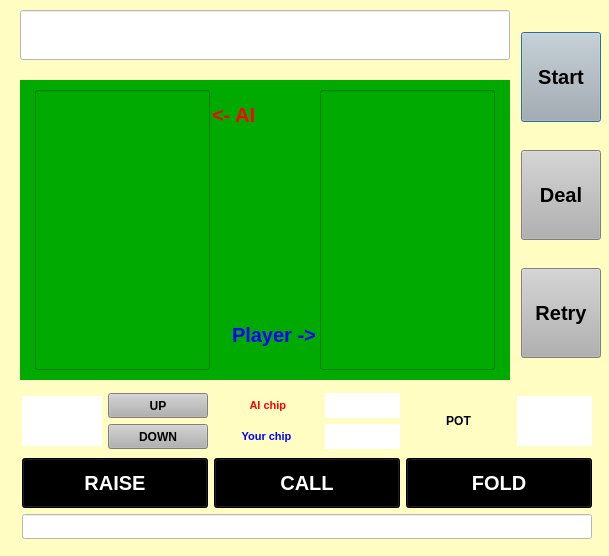
<?xml version="1.0" encoding="UTF-8"?>
<ui version="4.0">
 <class>Dialog</class>
 <widget class="QDialog" name="Dialog">
  <property name="geometry">
   <rect>
    <x>0</x>
    <y>0</y>
    <width>609</width>
    <height>556</height>
   </rect>
  </property>
  <property name="windowTitle">
   <string>Indian PoQer</string>
  </property>
  <property name="windowIcon">
   <iconset>
    <normaloff>image/favicon.ico</normaloff>image/favicon.ico</iconset>
  </property>
  <property name="styleSheet">
   <string notr="true">background-color: rgb(255, 253, 193);</string>
  </property>
  <widget class="QLineEdit" name="Turnline">
   <property name="geometry">
    <rect>
     <x>20</x>
     <y>10</y>
     <width>490</width>
     <height>50</height>
    </rect>
   </property>
   <property name="minimumSize">
    <size>
     <width>400</width>
     <height>25</height>
    </size>
   </property>
   <property name="font">
    <font>
     <pointsize>20</pointsize>
    </font>
   </property>
   <property name="styleSheet">
    <string notr="true">background-color: rgb(255, 255, 255);</string>
   </property>
   <property name="text">
    <string/>
   </property>
   <property name="alignment">
    <set>Qt::AlignCenter</set>
   </property>
  </widget>
  <widget class="QWidget" name="widget" native="true">
   <property name="geometry">
    <rect>
     <x>20</x>
     <y>80</y>
     <width>490</width>
     <height>300</height>
    </rect>
   </property>
   <property name="minimumSize">
    <size>
     <width>0</width>
     <height>0</height>
    </size>
   </property>
   <property name="font">
    <font>
     <pointsize>10</pointsize>
    </font>
   </property>
   <property name="styleSheet">
    <string notr="true">background-color: rgb(0, 170, 0);</string>
   </property>
   <widget class="QLineEdit" name="Aicard">
    <property name="geometry">
     <rect>
      <x>15</x>
      <y>10</y>
      <width>175</width>
      <height>280</height>
     </rect>
    </property>
    <property name="minimumSize">
     <size>
      <width>80</width>
      <height>50</height>
     </size>
    </property>
    <property name="text">
     <string/>
    </property>
    <property name="alignment">
     <set>Qt::AlignCenter</set>
    </property>
   </widget>
   <widget class="QLineEdit" name="Plcard">
    <property name="geometry">
     <rect>
      <x>300</x>
      <y>10</y>
      <width>175</width>
      <height>280</height>
     </rect>
    </property>
    <property name="minimumSize">
     <size>
      <width>80</width>
      <height>50</height>
     </size>
    </property>
    <property name="text">
     <string/>
    </property>
    <property name="alignment">
     <set>Qt::AlignCenter</set>
    </property>
   </widget>
   <widget class="QLineEdit" name="Betline_4">
    <property name="geometry">
     <rect>
      <x>190</x>
      <y>10</y>
      <width>110</width>
      <height>50</height>
     </rect>
    </property>
    <property name="minimumSize">
     <size>
      <width>80</width>
      <height>50</height>
     </size>
    </property>
    <property name="font">
     <font>
      <pointsize>15</pointsize>
      <weight>75</weight>
      <bold>true</bold>
     </font>
    </property>
    <property name="styleSheet">
     <string notr="true">color: rgb(255, 0, 0);</string>
    </property>
    <property name="text">
     <string>&lt;- AI</string>
    </property>
    <property name="frame">
     <bool>false</bool>
    </property>
    <property name="alignment">
     <set>Qt::AlignLeading|Qt::AlignLeft|Qt::AlignVCenter</set>
    </property>
   </widget>
   <widget class="QLineEdit" name="Betline_5">
    <property name="geometry">
     <rect>
      <x>190</x>
      <y>230</y>
      <width>110</width>
      <height>50</height>
     </rect>
    </property>
    <property name="minimumSize">
     <size>
      <width>80</width>
      <height>50</height>
     </size>
    </property>
    <property name="font">
     <font>
      <pointsize>15</pointsize>
      <weight>75</weight>
      <bold>true</bold>
     </font>
    </property>
    <property name="styleSheet">
     <string notr="true">color: rgb(0, 0, 255);</string>
    </property>
    <property name="text">
     <string>Player -&gt;</string>
    </property>
    <property name="frame">
     <bool>false</bool>
    </property>
    <property name="cursorPosition">
     <number>9</number>
    </property>
    <property name="alignment">
     <set>Qt::AlignRight|Qt::AlignTrailing|Qt::AlignVCenter</set>
    </property>
   </widget>
  </widget>
  <widget class="QWidget" name="">
   <property name="geometry">
    <rect>
     <x>520</x>
     <y>10</y>
     <width>82</width>
     <height>370</height>
    </rect>
   </property>
   <layout class="QGridLayout" name="gridLayout_7">
    <item row="0" column="0">
     <widget class="QPushButton" name="Button_start">
      <property name="minimumSize">
       <size>
        <width>80</width>
        <height>90</height>
       </size>
      </property>
      <property name="maximumSize">
       <size>
        <width>80</width>
        <height>90</height>
       </size>
      </property>
      <property name="font">
       <font>
        <pointsize>15</pointsize>
        <weight>75</weight>
        <bold>true</bold>
       </font>
      </property>
      <property name="styleSheet">
       <string notr="true">background-color: rgb(177, 177, 177);</string>
      </property>
      <property name="text">
       <string>Start</string>
      </property>
     </widget>
    </item>
    <item row="1" column="0">
     <widget class="QPushButton" name="Button_deal">
      <property name="minimumSize">
       <size>
        <width>80</width>
        <height>90</height>
       </size>
      </property>
      <property name="maximumSize">
       <size>
        <width>80</width>
        <height>90</height>
       </size>
      </property>
      <property name="font">
       <font>
        <pointsize>15</pointsize>
        <weight>75</weight>
        <bold>true</bold>
       </font>
      </property>
      <property name="styleSheet">
       <string notr="true">background-color: rgb(177, 177, 177);</string>
      </property>
      <property name="text">
       <string>Deal</string>
      </property>
     </widget>
    </item>
    <item row="2" column="0">
     <widget class="QPushButton" name="Button_retry">
      <property name="minimumSize">
       <size>
        <width>80</width>
        <height>90</height>
       </size>
      </property>
      <property name="maximumSize">
       <size>
        <width>80</width>
        <height>90</height>
       </size>
      </property>
      <property name="font">
       <font>
        <pointsize>15</pointsize>
        <weight>75</weight>
        <bold>true</bold>
       </font>
      </property>
      <property name="styleSheet">
       <string notr="true">background-color: rgb(177, 177, 177);</string>
      </property>
      <property name="text">
       <string>Retry</string>
      </property>
     </widget>
    </item>
   </layout>
  </widget>
  <widget class="QWidget" name="">
   <property name="geometry">
    <rect>
     <x>22</x>
     <y>390</y>
     <width>570</width>
     <height>153</height>
    </rect>
   </property>
   <layout class="QGridLayout" name="gridLayout_6">
    <item row="0" column="0">
     <layout class="QGridLayout" name="gridLayout_2">
      <item row="0" column="0" rowspan="2">
       <widget class="QLineEdit" name="Betline">
        <property name="minimumSize">
         <size>
          <width>40</width>
          <height>50</height>
         </size>
        </property>
        <property name="maximumSize">
         <size>
          <width>80</width>
          <height>16777215</height>
         </size>
        </property>
        <property name="styleSheet">
         <string notr="true">background-color: rgb(255, 255, 255);</string>
        </property>
        <property name="text">
         <string/>
        </property>
        <property name="frame">
         <bool>false</bool>
        </property>
        <property name="alignment">
         <set>Qt::AlignCenter</set>
        </property>
       </widget>
      </item>
      <item row="0" column="1">
       <widget class="QPushButton" name="Button_upbet">
        <property name="minimumSize">
         <size>
          <width>50</width>
          <height>25</height>
         </size>
        </property>
        <property name="font">
         <font>
          <weight>75</weight>
          <bold>true</bold>
         </font>
        </property>
        <property name="styleSheet">
         <string notr="true">background-color: rgb(177, 177, 177);</string>
        </property>
        <property name="text">
         <string>UP</string>
        </property>
       </widget>
      </item>
      <item row="1" column="1">
       <widget class="QPushButton" name="Button_downbet">
        <property name="minimumSize">
         <size>
          <width>50</width>
          <height>25</height>
         </size>
        </property>
        <property name="font">
         <font>
          <weight>75</weight>
          <bold>true</bold>
         </font>
        </property>
        <property name="styleSheet">
         <string notr="true">background-color: rgb(177, 177, 177);</string>
        </property>
        <property name="text">
         <string>DOWN</string>
        </property>
       </widget>
      </item>
     </layout>
    </item>
    <item row="0" column="1">
     <layout class="QGridLayout" name="gridLayout_3">
      <item row="0" column="0">
       <layout class="QHBoxLayout" name="horizontalLayout">
        <item>
         <widget class="QLabel" name="label">
          <property name="minimumSize">
           <size>
            <width>35</width>
            <height>25</height>
           </size>
          </property>
          <property name="font">
           <font>
            <pointsize>8</pointsize>
            <weight>75</weight>
            <bold>true</bold>
           </font>
          </property>
          <property name="styleSheet">
           <string notr="true">color: rgb(255, 0, 0);</string>
          </property>
          <property name="text">
           <string> AI chip</string>
          </property>
          <property name="alignment">
           <set>Qt::AlignCenter</set>
          </property>
         </widget>
        </item>
        <item>
         <widget class="QLineEdit" name="Aichipline">
          <property name="minimumSize">
           <size>
            <width>0</width>
            <height>0</height>
           </size>
          </property>
          <property name="maximumSize">
           <size>
            <width>75</width>
            <height>25</height>
           </size>
          </property>
          <property name="styleSheet">
           <string notr="true">background-color: rgb(255, 255, 255);</string>
          </property>
          <property name="text">
           <string/>
          </property>
          <property name="frame">
           <bool>false</bool>
          </property>
          <property name="alignment">
           <set>Qt::AlignCenter</set>
          </property>
         </widget>
        </item>
       </layout>
      </item>
      <item row="1" column="0">
       <layout class="QGridLayout" name="gridLayout_4">
        <item row="0" column="0">
         <widget class="QLabel" name="label_2">
          <property name="minimumSize">
           <size>
            <width>35</width>
            <height>25</height>
           </size>
          </property>
          <property name="font">
           <font>
            <pointsize>8</pointsize>
            <weight>75</weight>
            <bold>true</bold>
           </font>
          </property>
          <property name="styleSheet">
           <string notr="true">color: rgb(0, 0, 255);</string>
          </property>
          <property name="text">
           <string>Your chip</string>
          </property>
          <property name="alignment">
           <set>Qt::AlignCenter</set>
          </property>
         </widget>
        </item>
        <item row="0" column="1">
         <widget class="QLineEdit" name="Plchipline">
          <property name="minimumSize">
           <size>
            <width>0</width>
            <height>0</height>
           </size>
          </property>
          <property name="maximumSize">
           <size>
            <width>75</width>
            <height>25</height>
           </size>
          </property>
          <property name="styleSheet">
           <string notr="true">background-color: rgb(255, 255, 255);</string>
          </property>
          <property name="text">
           <string/>
          </property>
          <property name="frame">
           <bool>false</bool>
          </property>
          <property name="alignment">
           <set>Qt::AlignCenter</set>
          </property>
         </widget>
        </item>
       </layout>
      </item>
     </layout>
    </item>
    <item row="0" column="2">
     <layout class="QGridLayout" name="gridLayout_5">
      <item row="0" column="0">
       <widget class="QLabel" name="label_3">
        <property name="minimumSize">
         <size>
          <width>35</width>
          <height>50</height>
         </size>
        </property>
        <property name="font">
         <font>
          <weight>75</weight>
          <bold>true</bold>
         </font>
        </property>
        <property name="text">
         <string>POT</string>
        </property>
        <property name="alignment">
         <set>Qt::AlignCenter</set>
        </property>
       </widget>
      </item>
      <item row="0" column="1">
       <widget class="QLineEdit" name="Potchipline">
        <property name="minimumSize">
         <size>
          <width>0</width>
          <height>50</height>
         </size>
        </property>
        <property name="maximumSize">
         <size>
          <width>75</width>
          <height>16777215</height>
         </size>
        </property>
        <property name="styleSheet">
         <string notr="true">background-color: rgb(255, 255, 255);</string>
        </property>
        <property name="text">
         <string/>
        </property>
        <property name="frame">
         <bool>false</bool>
        </property>
        <property name="alignment">
         <set>Qt::AlignCenter</set>
        </property>
       </widget>
      </item>
     </layout>
    </item>
    <item row="1" column="0" colspan="3">
     <layout class="QGridLayout" name="gridLayout">
      <item row="0" column="0">
       <widget class="QPushButton" name="Button_raise">
        <property name="minimumSize">
         <size>
          <width>100</width>
          <height>50</height>
         </size>
        </property>
        <property name="font">
         <font>
          <pointsize>15</pointsize>
          <weight>75</weight>
          <bold>true</bold>
         </font>
        </property>
        <property name="styleSheet">
         <string notr="true">color: rgb(255, 255, 255);
background-color: rgb(0, 0, 0);</string>
        </property>
        <property name="text">
         <string>RAISE</string>
        </property>
       </widget>
      </item>
      <item row="0" column="1">
       <widget class="QPushButton" name="Button_call">
        <property name="minimumSize">
         <size>
          <width>100</width>
          <height>50</height>
         </size>
        </property>
        <property name="font">
         <font>
          <pointsize>15</pointsize>
          <weight>75</weight>
          <bold>true</bold>
         </font>
        </property>
        <property name="styleSheet">
         <string notr="true">color: rgb(255, 255, 255);
background-color: rgb(0, 0, 0);</string>
        </property>
        <property name="text">
         <string>CALL</string>
        </property>
       </widget>
      </item>
      <item row="0" column="2">
       <widget class="QPushButton" name="Button_fold">
        <property name="minimumSize">
         <size>
          <width>100</width>
          <height>50</height>
         </size>
        </property>
        <property name="font">
         <font>
          <pointsize>15</pointsize>
          <weight>75</weight>
          <bold>true</bold>
         </font>
        </property>
        <property name="styleSheet">
         <string notr="true">color: rgb(255, 255, 255);
background-color: rgb(0, 0, 0);</string>
        </property>
        <property name="text">
         <string>FOLD</string>
        </property>
       </widget>
      </item>
      <item row="1" column="0" colspan="3">
       <widget class="QLineEdit" name="Choiseline">
        <property name="minimumSize">
         <size>
          <width>400</width>
          <height>25</height>
         </size>
        </property>
        <property name="styleSheet">
         <string notr="true">background-color: rgb(255, 255, 255);</string>
        </property>
        <property name="alignment">
         <set>Qt::AlignCenter</set>
        </property>
       </widget>
      </item>
     </layout>
    </item>
   </layout>
  </widget>
 </widget>
 <resources/>
 <connections/>
</ui>
